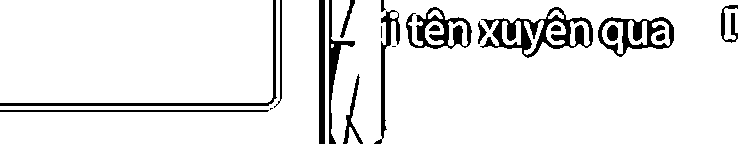
#> input picture debug_ocr/test_current.png, 738 x 144 px
$ python -i image_proc.py   (imports and definitions only)
#> lines starting #> are read from the running program, lines starting #| are printed output that depends on the picture; after the words box and inside, x2 and y2 are one past the last pixel; in counts of white or black regions, pixels touching at a corner belong together
#> further down, picture is the input picture: shape (144, 738, 3); 91% white; 21 black regions (3 under 20 px), largest, box (x1, y1, x2, y2) and area: (480, 7, 593, 58) 1916, (406, 7, 472, 49) 1138, (598, 17, 674, 57) 1125
import cv2
import numpy as np

def preprocess_for_ocr(img_np, scale=2.0):
    """Xử lý ảnh để Tesseract đọc chữ tốt nhất - Tối ưu cho game ROK/COD"""
#> called with scale = 2
    if img_np is None or img_np.size == 0:
        return img_np

    # Chuyển từ BGRA (mss output) sang BGR nếu cần
    if len(img_np.shape) == 3 and img_np.shape[2] == 4:
        img_np = cv2.cvtColor(img_np, cv2.COLOR_BGRA2BGR)

    # Chuyển sang ảnh xám
    if len(img_np.shape) == 3:
        gray = cv2.cvtColor(img_np, cv2.COLOR_BGR2GRAY)
    else:
        gray = img_np.copy()

    # Phóng to ảnh (Upscaling) trước khi xử lý
    if scale != 1.0:
        gray = cv2.resize(gray, None, fx=scale, fy=scale, interpolation=cv2.INTER_CUBIC)
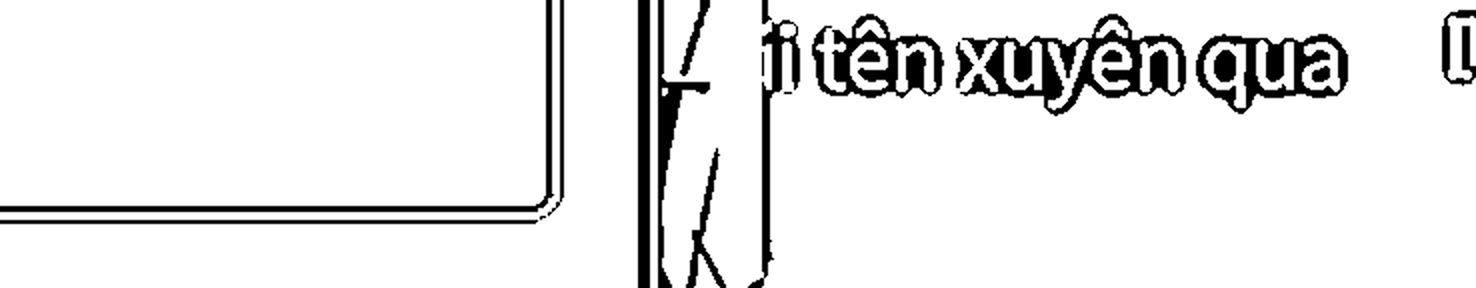
#> gray: shape (288, 1476); min 0, max 255, mean 231.9

    # Adaptive thresholding: chuyển nền sáng thành trắng, chữ tối thành đen
    # Phù hợp hơn equalizeHist cho text trên nền game đa dạng
    binary = cv2.adaptiveThreshold(
        gray, 255, cv2.ADAPTIVE_THRESH_GAUSSIAN_C, cv2.THRESH_BINARY, 31, 10
    )
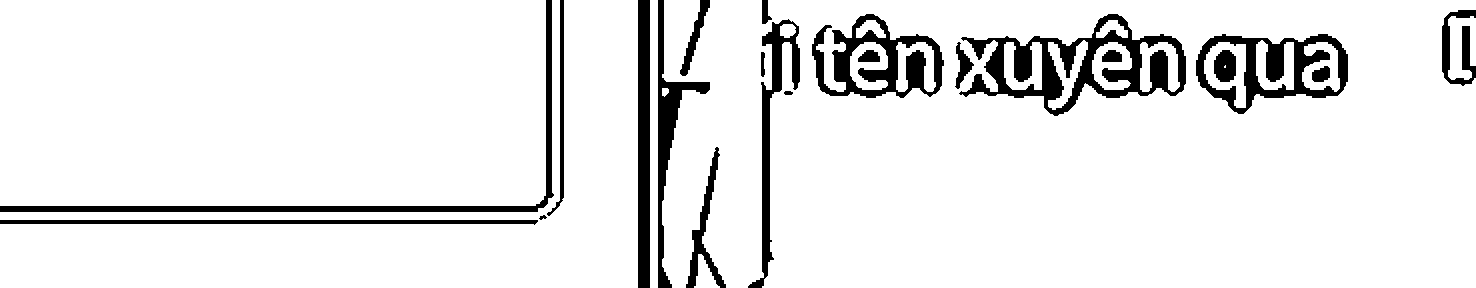
#> binary: shape (288, 1476); 90.9% white; 21 black regions, largest, box (x1, y1, x2, y2) and area: (959, 14, 1186, 116) 7716, (812, 14, 944, 98) 4594, (1196, 34, 1348, 114) 4525

    # Khử nhiễu nhẹ bằng morphological opening (loại bỏ hạt pixel nhỏ)
    kernel = cv2.getStructuringElement(cv2.MORPH_RECT, (2, 2))
    cleaned = cv2.morphologyEx(binary, cv2.MORPH_OPEN, kernel)
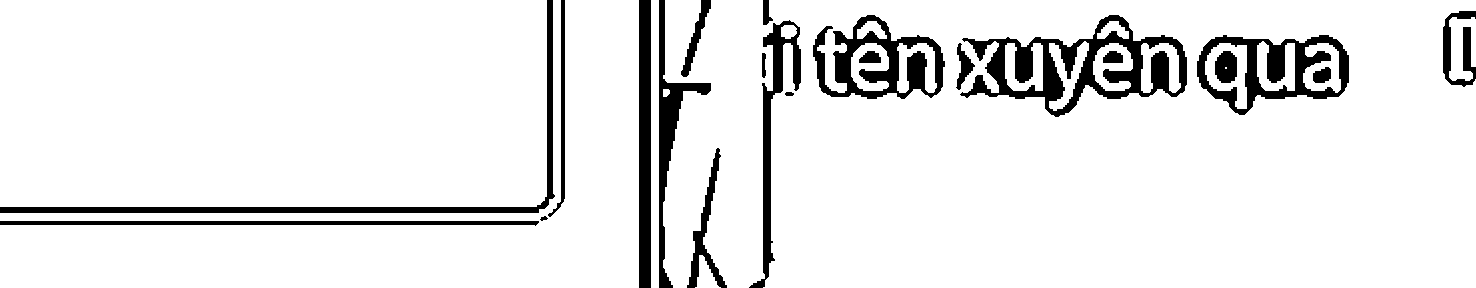
#> cleaned: shape (288, 1476); 90.9% white; 21 black regions, largest, box (x1, y1, x2, y2) and area: (960, 15, 1187, 117) 7719, (813, 15, 945, 99) 4594, (1197, 35, 1349, 115) 4525

    return cleaned


def preprocess_option_for_ocr(img_np, scale=2.0):
    """Xử lý ảnh đặc biệt cho đáp án game - tối ưu cho dòng text ngắn"""
    if img_np is None or img_np.size == 0:
        return img_np

    # Chuyển từ BGRA (mss output) sang BGR nếu cần
    if len(img_np.shape) == 3 and img_np.shape[2] == 4:
        img_np = cv2.cvtColor(img_np, cv2.COLOR_BGRA2BGR)

    # Chuyển sang ảnh xám
    if len(img_np.shape) == 3:
        gray = cv2.cvtColor(img_np, cv2.COLOR_BGR2GRAY)
    else:
        gray = img_np.copy()

    # Phóng to ảnh
    if scale != 1.0:
        gray = cv2.resize(gray, None, fx=scale, fy=scale, interpolation=cv2.INTER_CUBIC)

    # Sử dụng OTSU kết hợp THRESH_BINARY_INV để tự động tìm ngưỡng phù hợp
    # cho chữ trắng trên nền sáng (hoặc tối). Tránh lỗi khi nền game (như giấy da)
    # có độ sáng cao hơn ngưỡng cố định 150 làm đen toàn bộ ảnh.
    # OTSU gặp lỗi với ảnh crop quá nhỏ (ít chữ, nhiều nền vân giấy) khiến nó tách nhầm vân nền thành chữ.
    # Adaptive Threshold với C=-10 sẽ giúp chỉ những nét chữ màu trắng (sáng hơn nền xung quanh)
    # mới bị biến thành đen, nền giấy vẫn giữ nguyên màu trắng.
    binary = cv2.adaptiveThreshold(gray, 255, cv2.ADAPTIVE_THRESH_GAUSSIAN_C, cv2.THRESH_BINARY_INV, 31, -10)

    # Thêm viền trắng xung quanh để tránh Tesseract nhận diện viền ảnh thành ký tự rác như '|'
    binary = cv2.copyMakeBorder(binary, 10, 10, 10, 10, cv2.BORDER_CONSTANT, value=255)

    return binary

>>> import cv2
>>> picture = cv2.imread('../../debug_ocr/test_current.png')
>>> result = preprocess_for_ocr(picture)
